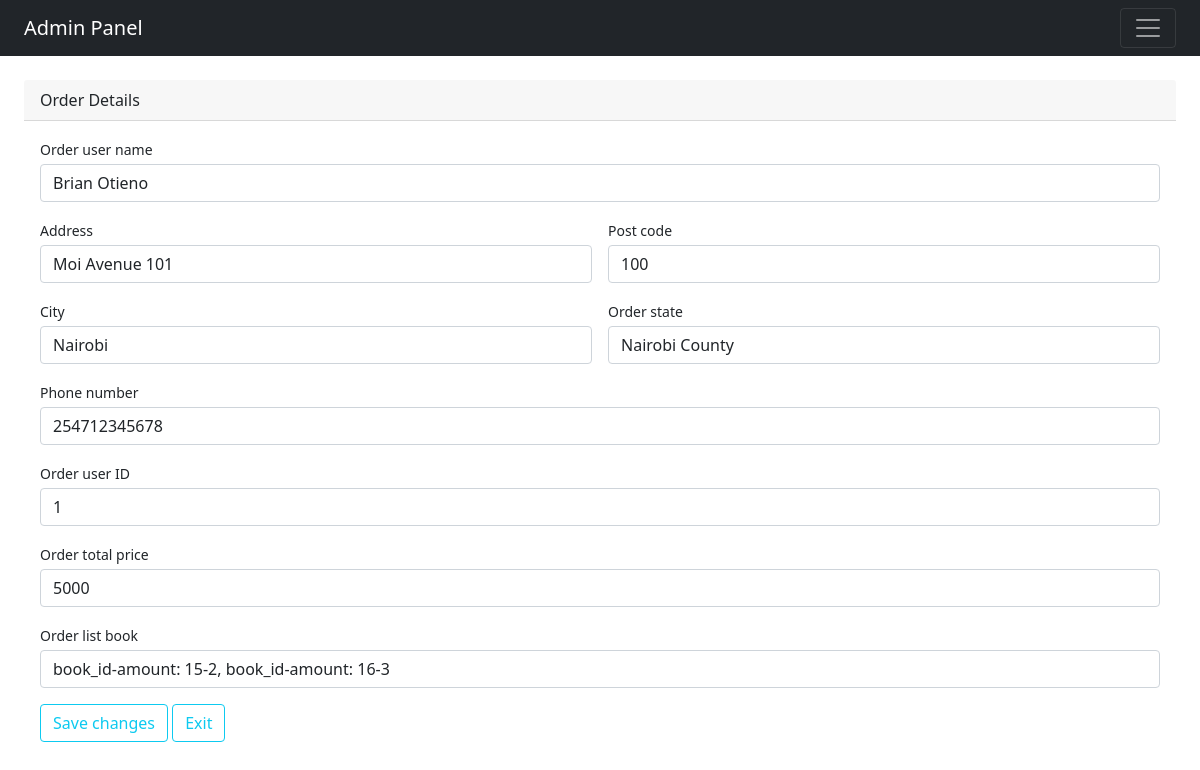
The page /admin/order_edit.php?id=1 (signed in) on the database its author committed.
### tables this page shows
CREATE TABLE IF NOT EXISTS `order_table` (
  	`order_id` INT(10) NOT NULL AUTO_INCREMENT,
  	`order_name` VARCHAR(30) NOT NULL,
  	`order_address` VARCHAR(200) NOT NULL,
  	`order_pincode` INT(20) NOT NULL,
  	`order_city` VARCHAR(30) NOT NULL,
  	`order_state` VARCHAR(30) NOT NULL,
  	`order_mobile` VARCHAR(15) NOT NULL,
  	`order_register_id` INT(8) NOT NULL,
  	`order_total_price` INT(50) NOT NULL,
  	`order_list_books` LONGTEXT NOT NULL,
  	PRIMARY KEY (`order_id`)
);

### admin/functions/process_order_edit_data.php (called while the page is built)
<?php
    $id = $_GET['id'];
    $order_query = "SELECT * FROM `order_table` WHERE `order_id` = '$id'";
    $result = mysqli_query($connection_database, $order_query);
    $order_row = mysqli_fetch_assoc($result);
?>

### admin/order_edit.php (the view, shortened to what this page needs)
<?php
    include("includes/header.php");
    include("../includes/connection.php");
    include("functions/process_order_edit_data.php");
?>
        <div class="container-fluid px-4 mt-4">
            <form action="functions/process_order_edit.php" method="POST" enctype="multipart/form-data">
                <div class=" mb-4">
                    <div class="card-header">Order Details</div>
                        <div class="card-body">
                            <div class="mb-3">
                                <label class="small mb-1">Order user name</label>
                                <input name="order_name" class="form-control" type="text" placeholder="Order user name" value="<?php echo $order_row['order_name']; ?>">
                            </div>
                            <div class="row gx-3 mb-3">
                                <div class="col-md-6">
                                    <label class="small mb-1">Address</label>
                                    <input name="order_address" class="form-control" type="text" placeholder="Address" value="<?php echo $order_row['order_address']; ?>">
                                </div>
                                <div class="col-md-6">
                                    <label class="small mb-1">Post code</label>
                                    <input name="order_pincode" class="form-control" type="text" placeholder="Post code" value="<?php echo $order_row['order_pincode']; ?>">
                                </div>
                            </div>
                            <div class="row gx-3 mb-3">
                                <div class="col-md-6">
                                    <label class="small mb-1">City</label>
                                    <input name="order_city" class="form-control" type="text" placeholder="City" value="<?php echo $order_row['order_city']; ?>">
                                </div>
                                <div class="col-md-6">
                                    <label class="small mb-1">Order state</label>
                                    <input name="order_state" class="form-control" type="text" placeholder="State" value="<?php echo $order_row['order_state']; ?>">
                                </div>
                            </div>
                            <div class="row gx-3 mb-3">
                                <div class="mb-3">
                                    <label class="small mb-1">Phone number</label>
                                    <input name="order_mobile" class="form-control" type="text" placeholder="Phone number" value="<?php echo $order_row['order_mobile']; ?>">
                                </div>
                                <div class="mb-3">
                                    <label class="small mb-1">Order user ID</label>
                                    <input name="order_register_id" class="form-control" type="text" placeholder="Order user ID" value="<?php echo $order_row['order_register_id']; ?>">
                                </div>
                                <div class="mb-3">
                                    <label class="small mb-1">Order total price</label>
                                    <input name="order_total_price" class="form-control" type="text" placeholder="Order total price" value="<?php echo $order_row['order_total_price']; ?>">
                                </div>
                                <div class="mb-3">
                                    <label class="small mb-1">Order list book</label>
                                    <input name="order_list_books" class="form-control" type="text" placeholder="Order list book" value="<?php echo $order_row['order_list_books']; ?>">
                                </div>
                                <div class="row gx-3 mb-3">
                                    <div class="col-md-6">
                                        <button class="btn btn-outline-info" type="submit" value="submit">Save changes</button>
                                        <a class="btn btn-outline-info" href="order_view.php">Exit</a>
                                    </div>
                                </div>
                            </div>
                        </div>
                    </div>
                </div>
<?php
    include("includes/footer.php");
?>

### rows shown on the page
order_table: order_name "Brian Otieno", order_address "Moi Avenue 101", order_pincode "100", order_city "Nairobi", order_state "Nairobi County", order_mobile "254712345678", order_register_id "1", order_total_price "5000", order_list_books "book_id-amount: 15-2, book_id-amount: 16-3"
